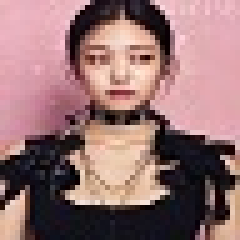
#> input picture VScode/python_conv_test/jenny.jpg, 48 x 48 px, found by its file name (shown 5 times larger)
$ python conv_test.py
#> lines starting #> are read from the running program, lines starting #| are printed output that depends on the picture
import numpy as np
import cv2 as cv


image = cv.imread('c:\\Users\\kingjy79\\Documents\\rlawhdduq1\\VSCODE\\python_conv_test\\jenny.jpg', 0)
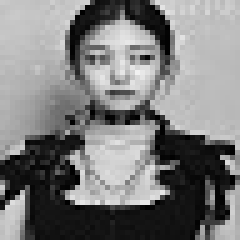
#> image: shape (48, 48) (shown 5 times larger); min 0, max 241, mean 123.7

kernel_get =[]
f = open("c:\\Users\\kingjy79\\Documents\\rlawhdduq1\\VSCODE\\python_conv_test\\w_in_1s.dat", 'r')
#> (reads VScode/python_conv_test/w_in_1s.dat from the repository)
for i in range(150):
    line = int(f.readline())
    kernel_get.append(line)

f.close()

'''
#값이 제대로 들어갔는지 확인//확인 완료
for i in range(150):
    print(kernel_get[i])
'''


'''
input_get =[]
f = open("c:\\Users\\kingjy79\\Documents\\rlawhdduq1\\VSCODE\\python_conv_test\\x_in_1s.dat", 'r')
for i in range(1024):
    line = f.readline()
    input_get.append(line)

f.close()
'''
'''#값이 제대로 들어갔는지 확인//확인 완료
for i in range(1024):
    print(input_get[i])
'''
'''

kernel = np.array([[1, 0, -1],
                   [1, 0, -1],
                   [1, 0, -1]])

filtered = cv2.filter2D(src=image, kernel=kernel, ddepth=-1)
cv2.imshow('horizontal edges', filtered)
'''


kernel_matrix=[]
for k in range(6): # k= depth
    kernel_line = []    # 빈 리스트 생성
    for i in range(5): #height
        line = []              # 안쪽 리스트로 사용할 빈 리스트 생성
        for j in range(5): #width
            line.append(kernel_get[k*25+5*i+j])
        kernel_line.append(line)         # 전체 리스트에 안쪽 리스트를 추가
    kernel_matrix.append(kernel_line)

kernel_matrix_np=np.array(kernel_matrix)
for k in range(6):
    print(kernel_matrix_np[k])

#image2=cv.copyMakeBorder(image, top=2, bottom=2, left=2, right=2, borderType= cv.BORDER_CONSTANT )

f = open('jenny_p.dat','w')
for k in range(6):
    filtered = cv.filter2D(src=image, kernel=kernel_matrix_np[k], ddepth=-1,borderType= cv.BORDER_CONSTANT )
    for i in range(48):
        for j in range(48):
            f.write(str(filtered[i][j])+'\n') #10진수 표현(hex->str)
#> this loop made 6 passes
#> pass 1, `filtered = cv.filter2D(src=image, kernel=kernel_matrix_np[k], ddepth=-..`:
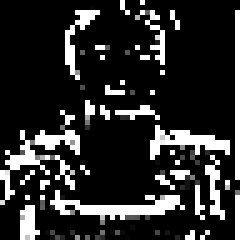
#> filtered: shape (48, 48) (shown 5 times larger); min 0, max 255, mean 46
#> pass 2, `filtered = cv.filter2D(src=image, kernel=kernel_matrix_np[k], ddepth=-..`:
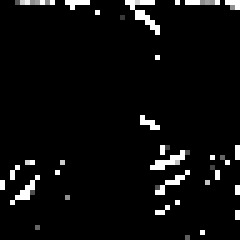
#> filtered: shape (48, 48) (shown 5 times larger); min 0, max 255, mean 12.1
#> pass 3, `filtered = cv.filter2D(src=image, kernel=kernel_matrix_np[k], ddepth=-..`:
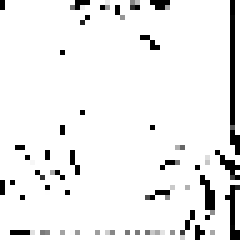
#> filtered: shape (48, 48) (shown 5 times larger); min 0, max 255, mean 237.9
f.close()
